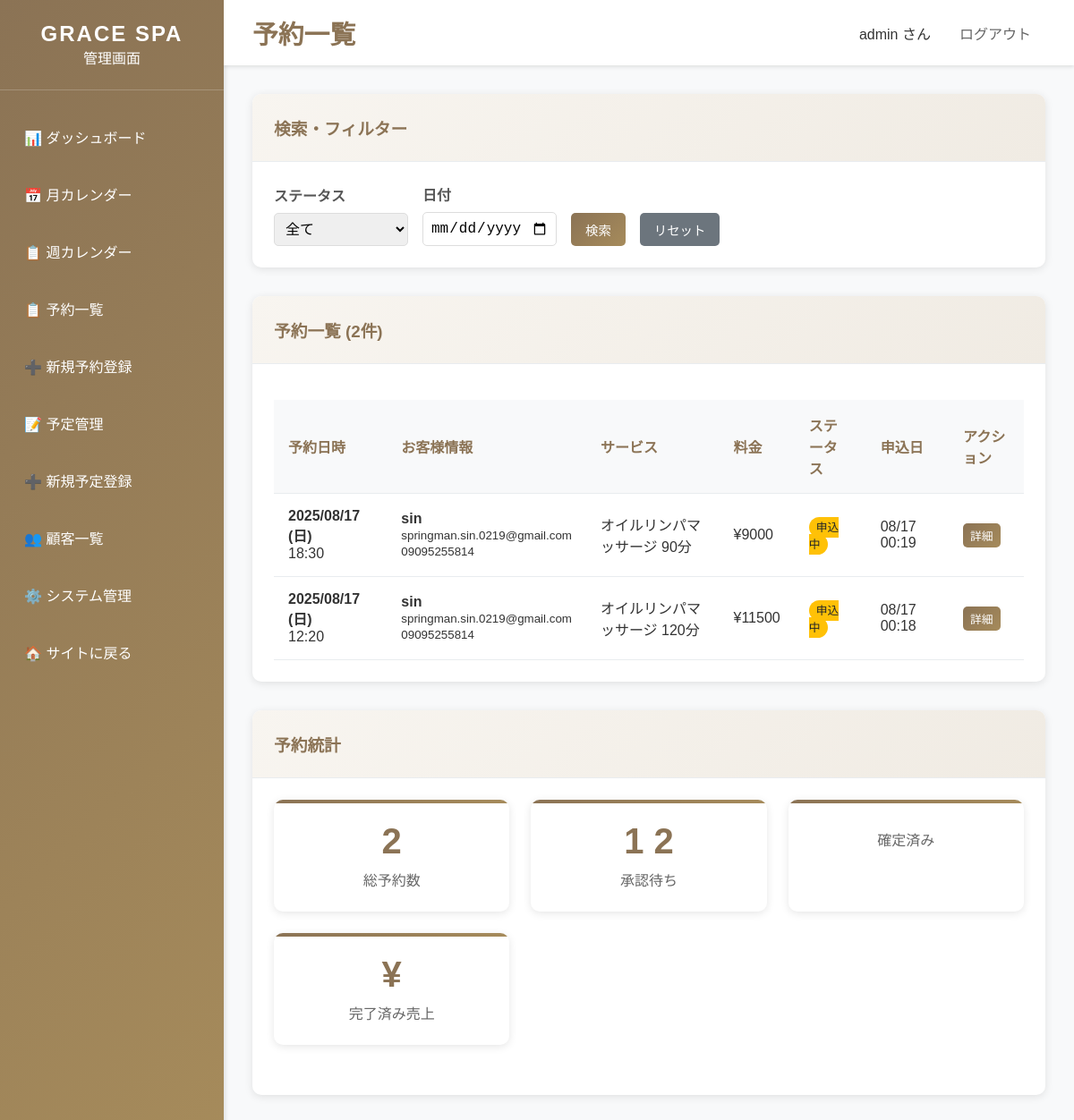
The app's page /dashboard/bookings/ (signed in) with its own data.
### bookings/models.py (models this page shows, shortened)
class Booking(models.Model):
    STATUS_CHOICES = [
        ('pending', '承認待ち'),
        ('confirmed', '確定'),
        ('completed', '完了'),
        ('cancelled', 'キャンセル'),
    ]
    customer = models.ForeignKey(Customer, on_delete=models.CASCADE, verbose_name='顧客')
    service = models.ForeignKey(Service, on_delete=models.CASCADE, verbose_name='サービス')
    therapist = models.ForeignKey(Therapist, on_delete=models.SET_NULL, null=True, blank=True, verbose_name='施術者')
    booking_date = models.DateField('予約日')
    booking_time = models.TimeField('予約時間')
    status = models.CharField('ステータス', max_length=20, choices=STATUS_CHOICES, default='pending')
    notes = models.TextField('備考', blank=True)
    created_at = models.DateTimeField('作成日時', auto_now_add=True)
    updated_at = models.DateTimeField('更新日時', auto_now=True)
    class Meta:
        verbose_name = '予約'
        verbose_name_plural = '予約'
        ordering = ['-booking_date', '-booking_time']
        unique_together = ['therapist', 'booking_date', 'booking_time']

class Customer(models.Model):
    name = models.CharField('名前', max_length=100)
    email = models.EmailField('メールアドレス', unique=True)
    phone = models.CharField('電話番号', max_length=20)
    notes = models.TextField('備考', blank=True)
    created_at = models.DateTimeField('作成日時', auto_now_add=True)
    updated_at = models.DateTimeField('更新日時', auto_now=True)
    class Meta:
        verbose_name = '顧客'
        verbose_name_plural = '顧客'
        ordering = ['-created_at']

class Service(models.Model):
    name = models.CharField('サービス名', max_length=100)
    description = models.TextField('説明', blank=True)
    duration_minutes = models.PositiveIntegerField('施術時間（分）')
    price = models.PositiveIntegerField('料金')
    is_active = models.BooleanField('有効', default=True)
    sort_order = models.PositiveIntegerField('表示順', default=0)
    created_at = models.DateTimeField('作成日時', auto_now_add=True)
    updated_at = models.DateTimeField('更新日時', auto_now=True)
    class Meta:
        verbose_name = 'サービス'
        verbose_name_plural = 'サービス'
        ordering = ['sort_order', 'name']

### dashboard/views.py (the view)
# urls.py: path('dashboard/bookings/', views.booking_list, name='booking_list'),
@staff_member_required
def booking_list(request):
    status_filter = request.GET.get('status', '')
    date_filter = request.GET.get('date', '')
    bookings = Booking.objects.all()
    if status_filter:
        bookings = bookings.filter(status=status_filter)
    if date_filter:
        try:
            filter_date = datetime.strptime(date_filter, '%Y-%m-%d').date()
            bookings = bookings.filter(booking_date=filter_date)
        except ValueError:
            pass
    bookings = bookings.order_by('-booking_date', '-booking_time')
    context = {
        'title': '予約一覧 - GRACE SPA管理画面',
        'bookings': bookings,
        'status_choices': Booking.STATUS_CHOICES,
        'current_status': status_filter,
        'current_date': date_filter,
    }
    return render(request, 'dashboard/booking_list.html', context)

### templates/dashboard/booking_list.html (shortened to what this page needs)
{% extends 'dashboard/base_dashboard.html' %}
{% block page_title %}予約一覧{% endblock %}
{% block content %}
<div class="card">
    <div class="card-header">
        <h3>検索・フィルター</h3>
    </div>
    <div class="card-body">
        <form method="get" style="display: flex; gap: 1rem; align-items: end;">
            <div class="form-group" style="margin-bottom: 0;">
                <label for="status">ステータス</label>
                <select name="status" id="status" class="form-control" style="width: 150px;">
                    <option value="">全て</option>
                </select>
            </div>
            <div class="form-group" style="margin-bottom: 0;">
                <label for="date">日付</label>
                <input type="date" name="date" id="date" value="{{ current_date }}" class="form-control" style="width: 150px;">
            </div>
            <button type="submit" class="btn btn-primary">検索</button>
            <a href="{% url 'dashboard:booking_list' %}" class="btn btn-secondary">リセット</a>
        </form>
    </div>
</div>
<div class="card">
    <div class="card-header">
        <h3>予約一覧 ({{ bookings.count }}件)</h3>
    </div>
    <div class="card-body">
        {% if bookings %}
            <table class="table">
                <thead>
                    <tr>
                        <th>予約日時</th>
                        <th>お客様情報</th>
                        <th>サービス</th>
                        <th>料金</th>
                        <th>ステータス</th>
                        <th>申込日</th>
                        <th>アクション</th>
                    </tr>
                </thead>
                <tbody>
                    {% for booking in bookings %}
                    <tr>
                        <td>
                            <strong>{{ booking.booking_date|date:"Y/m/d (D)" }}</strong><br>
                            {{ booking.booking_time }}
                        </td>
                        <td>
                            <strong>{{ booking.customer.name }}</strong><br>
                            <small>{{ booking.customer.email }}</small><br>
                            <small>{{ booking.customer.phone }}</small>
                        </td>
                        <td>{{ booking.service.name }}</td>
                        <td>¥{{ booking.service.price|floatformat:0 }}</td>
                        <td>
                            {% if booking.status == 'pending' %}
                                <span class="badge badge-pending">申込中</span>
                            {% elif booking.status == 'confirmed' %}
                                <span class="badge badge-confirmed">確定</span>
                            {% elif booking.status == 'completed' %}
                                <span class="badge badge-completed">完了</span>
                            {% elif booking.status == 'cancelled' %}
                                <span class="badge badge-cancelled">キャンセル</span>
                            {% elif booking.status == 'no_show' %}
                                <span class="badge badge-no-show">無断キャンセル</span>
                            {% endif %}
                        </td>
                        <td>
                            {{ booking.created_at|date:"m/d H:i" }}
                        </td>
                        <td>
                            <a href="{% url 'dashboard:booking_detail' booking.id %}" class="btn btn-primary btn-sm">詳細</a>
                        </td>
                    </tr>
                    {% endfor %}
                </tbody>
            </table>
        {% else %}
            <p style="text-align: center; color: #666; padding: 3rem;">
                条件に合う予約が見つかりません。
            </p>
        {% endif %}
    </div>
</div>
<div class="card">
    <div class="card-header">
        <h3>予約統計</h3>
    </div>
    <div class="card-body">
        <div class="stats-grid">
            <div class="stat-card">
                <div class="stat-number">
                    {{ bookings|length }}
                </div>
                <div class="stat-label">総予約数</div>
            </div>
            <div class="stat-card">
                <div class="stat-number">
                    {% with pending_count=0 %}
                        {% for booking in bookings %}
                            {% if booking.status == 'pending' %}
                                {{ forloop.counter0|add:1 }}
                            {% endif %}
                        {% endfor %}
                    {% endwith %}
                </div>
                <div class="stat-label">承認待ち</div>
            </div>
            <div class="stat-card">
                <div class="stat-label">確定済み</div>
            </div>
            <div class="stat-card">
                <div class="stat-number">
                    {% with total_revenue=0 %}
                        ¥{% for booking in bookings %}{% if booking.status == 'completed' %}{{ booking.service.price|add:0 }}{% if not forloop.last %}+{% endif %}{% endif %}{% endfor %}
                    {% endwith %}
                </div>
                <div class="stat-label">完了済み売上</div>
            </div>
        </div>
    </div>
</div>
{% endblock %}

### templates/dashboard/base_dashboard.html (shortened to what this page needs)
<!DOCTYPE html>
<html lang="ja">
<head>
</head>
<body>
    <div class="dashboard-container">
        <nav class="sidebar">
            <div class="sidebar-header">
                <h2>GRACE SPA</h2>
                <p>管理画面</p>
            </div>
            <ul class="sidebar-nav">
                <li class="nav-item">
                    <a href="{% url 'dashboard:home' %}" class="nav-link">
                        📊 ダッシュボード
                    </a>
                </li>
                <li class="nav-item">
                    <a href="{% url 'dashboard:calendar' %}" class="nav-link">
                        📅 月カレンダー
                    </a>
                </li>
                <li class="nav-item">
                    <a href="{% url 'dashboard:week_calendar' %}" class="nav-link">
                        📋 週カレンダー
                    </a>
                </li>
                <li class="nav-item">
                    <a href="{% url 'dashboard:booking_list' %}" class="nav-link">
                        📋 予約一覧
                    </a>
                </li>
                <li class="nav-item">
                    <a href="{% url 'dashboard:booking_create' %}" class="nav-link">
                        ➕ 新規予約登録
                    </a>
                </li>
                <li class="nav-item">
                    <a href="{% url 'dashboard:schedule_list' %}" class="nav-link">
                        📝 予定管理
                    </a>
                </li>
                <li class="nav-item">
                    <a href="{% url 'dashboard:schedule_create' %}" class="nav-link">
                        ➕ 新規予定登録
                    </a>
                </li>
                <li class="nav-item">
                    <a href="{% url 'dashboard:customer_list' %}" class="nav-link">
                        👥 顧客一覧
                    </a>
                </li>
                <li class="nav-item">
                    <a href="/admin/" class="nav-link">
                        ⚙️ システム管理
                    </a>
                </li>
                <li class="nav-item">
                    <a href="{% url 'website:home' %}" class="nav-link">
                        🏠 サイトに戻る
                    </a>
                </li>
            </ul>
        </nav>
        <main class="main-content">
            <div class="topbar">
                <h1>{% block page_title %}ダッシュボード{% endblock %}</h1>
                <div class="user-info">
                    <span>{{ user.username }} さん</span>
                    <a href="/admin/logout/">ログアウト</a>
                </div>
            </div>
            <div class="content-area">
                {% block content %}
                {% endblock %}
            </div>
        </main>
    </div>
</body>
</html>

### templates/dashboard/base_dashboard.html (style rules this page uses)
* { margin: 0; padding: 0; box-sizing: border-box; }
body { font-family: 'Noto Sans JP', sans-serif; background-color: #f8f9fa; color: #333; }
.dashboard-container { display: flex; min-height: 100vh; }
.sidebar { width: 250px; background: linear-gradient(135deg, #8b7355 0%, #a68b5b 100%); color: white; padding: 0; box-shadow: 2px 0 5px rgba(0,0,0,0.1); }
.sidebar-header { padding: 1.5rem; border-bottom: 1px solid rgba(255,255,255,0.2); text-align: center; }
.sidebar-header h2 { font-size: 1.5rem; letter-spacing: 2px; }
.sidebar-nav { padding: 1rem 0; }
.nav-item { margin: 0.5rem 0; }
.nav-link { display: block; padding: 1rem 1.5rem; color: white; text-decoration: none; transition: all 0.3s; border-left: 3px solid transparent; }
.main-content { flex: 1; overflow-x: auto; }
.topbar { background: white; padding: 1rem 2rem; box-shadow: 0 2px 4px rgba(0,0,0,0.1); display: flex; justify-content: space-between; align-items: center; }
.topbar h1 { color: #8b7355; font-size: 1.8rem; }
.user-info { display: flex; align-items: center; gap: 1rem; }
.user-info a { color: #666; text-decoration: none; padding: 0.5rem 1rem; border-radius: 5px; transition: background-color 0.3s; }
.content-area { padding: 2rem; }
.card { background: white; border-radius: 10px; box-shadow: 0 2px 10px rgba(0,0,0,0.1); margin-bottom: 2rem; }
.card-header { padding: 1.5rem; border-bottom: 1px solid #e9ecef; background: linear-gradient(135deg, #f8f5f0 0%, #f0ebe3 100%); border-radius: 10px 10px 0 0; }
.card-header h3 { color: #8b7355; margin: 0; }
.card-body { padding: 1.5rem; }
.btn { padding: 0.5rem 1rem; border: none; border-radius: 5px; text-decoration: none; display: inline-block; cursor: pointer; font-size: 0.9rem; transition: all 0.3s; }
.btn-primary { background: linear-gradient(135deg, #8b7355 0%, #a68b5b 100%); color: white; }
.btn-secondary { background: #6c757d; color: white; }
.btn-sm { padding: 0.25rem 0.5rem; font-size: 0.8rem; }
.table { width: 100%; border-collapse: collapse; margin-top: 1rem; }
.table th, .table td { padding: 1rem; text-align: left; border-bottom: 1px solid #e9ecef; }
.table th { background-color: #f8f9fa; font-weight: bold; color: #8b7355; }
.badge { padding: 0.25rem 0.5rem; font-size: 0.8rem; border-radius: 15px; color: white; }
.badge-pending { background: #ffc107; color: #212529; }
.stats-grid { display: grid; grid-template-columns: repeat(auto-fit, minmax(200px, 1fr)); gap: 1.5rem; margin-bottom: 2rem; }
.stat-card { background: white; padding: 1.5rem; border-radius: 10px; box-shadow: 0 2px 10px rgba(0,0,0,0.1); text-align: center; position: relative; overflow: hidden; }
.stat-card::before { content: ''; position: absolute; top: 0; left: 0; right: 0; height: 4px; background: linear-gradient(135deg, #8b7355 0%, #a68b5b 100%); }
.stat-number { font-size: 2.5rem; font-weight: bold; color: #8b7355; margin-bottom: 0.5rem; }
.stat-label { color: #666; font-size: 1rem; }
.form-group { margin-bottom: 1rem; }
.form-group label { display: block; margin-bottom: 0.5rem; font-weight: bold; color: #555; }
.form-control { width: 100%; padding: 0.5rem; border: 1px solid #ddd; border-radius: 5px; font-size: 1rem; }

### records on screen
Booking: booking_date "2025/08/17 (日)", booking_time "18:30", customer.name "sin", customer.email "springman.sin.0219@gmail.com", customer.phone "09095255814", service.name "オイルリンパマッサージ 90分", service.price "9000", status "申込中", created_at "08/17 00:19"
Booking: booking_date "2025/08/17 (日)", booking_time "12:20", customer.name "sin", customer.email "springman.sin.0219@gmail.com", customer.phone "09095255814", service.name "オイルリンパマッサージ 120分", service.price "11500", status "申込中", created_at "08/17 00:18"

### other values on screen
{{ user.username }} "admin"
{{ bookings.count }} "2"
{{ bookings|length }} "2"
